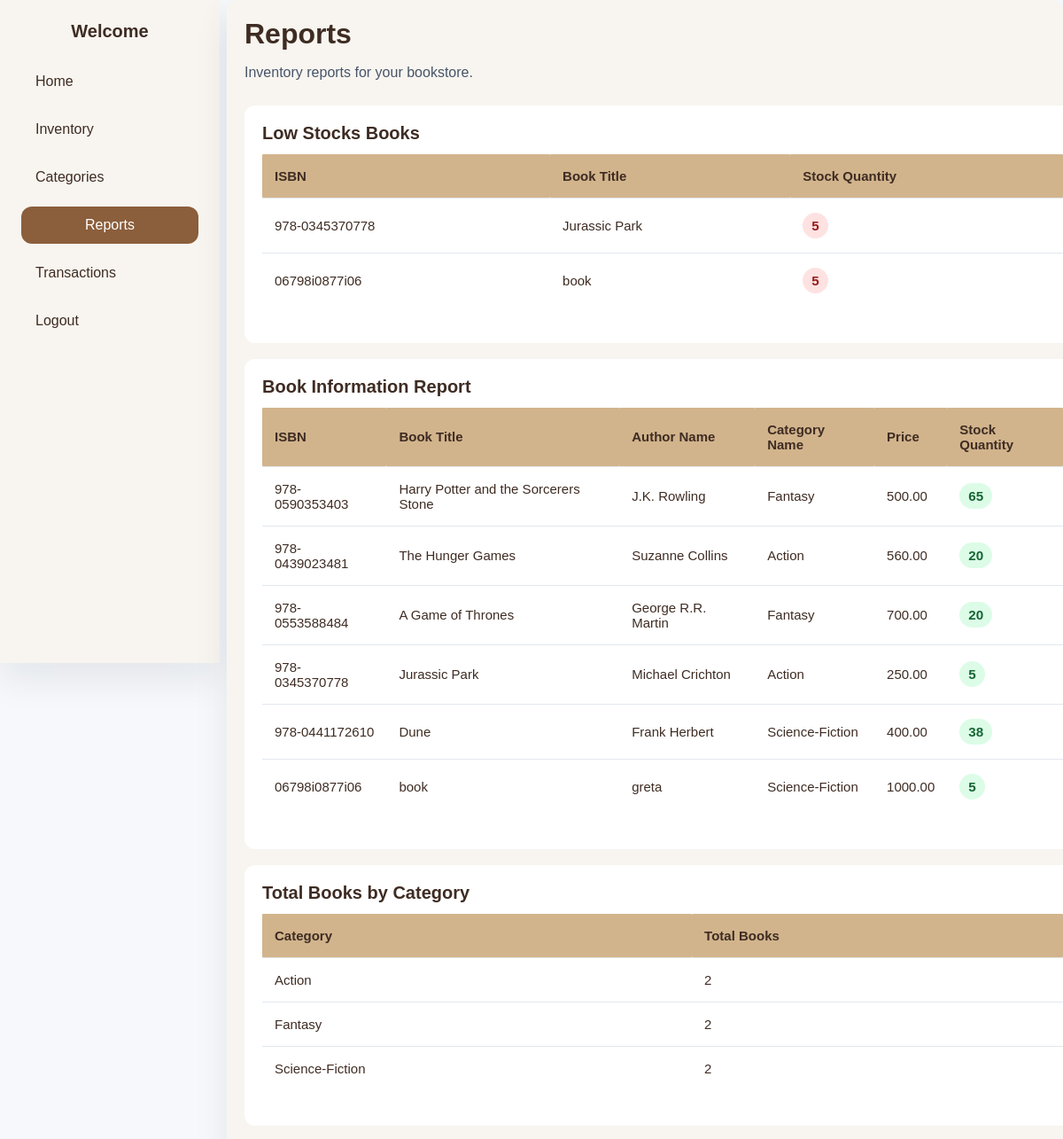
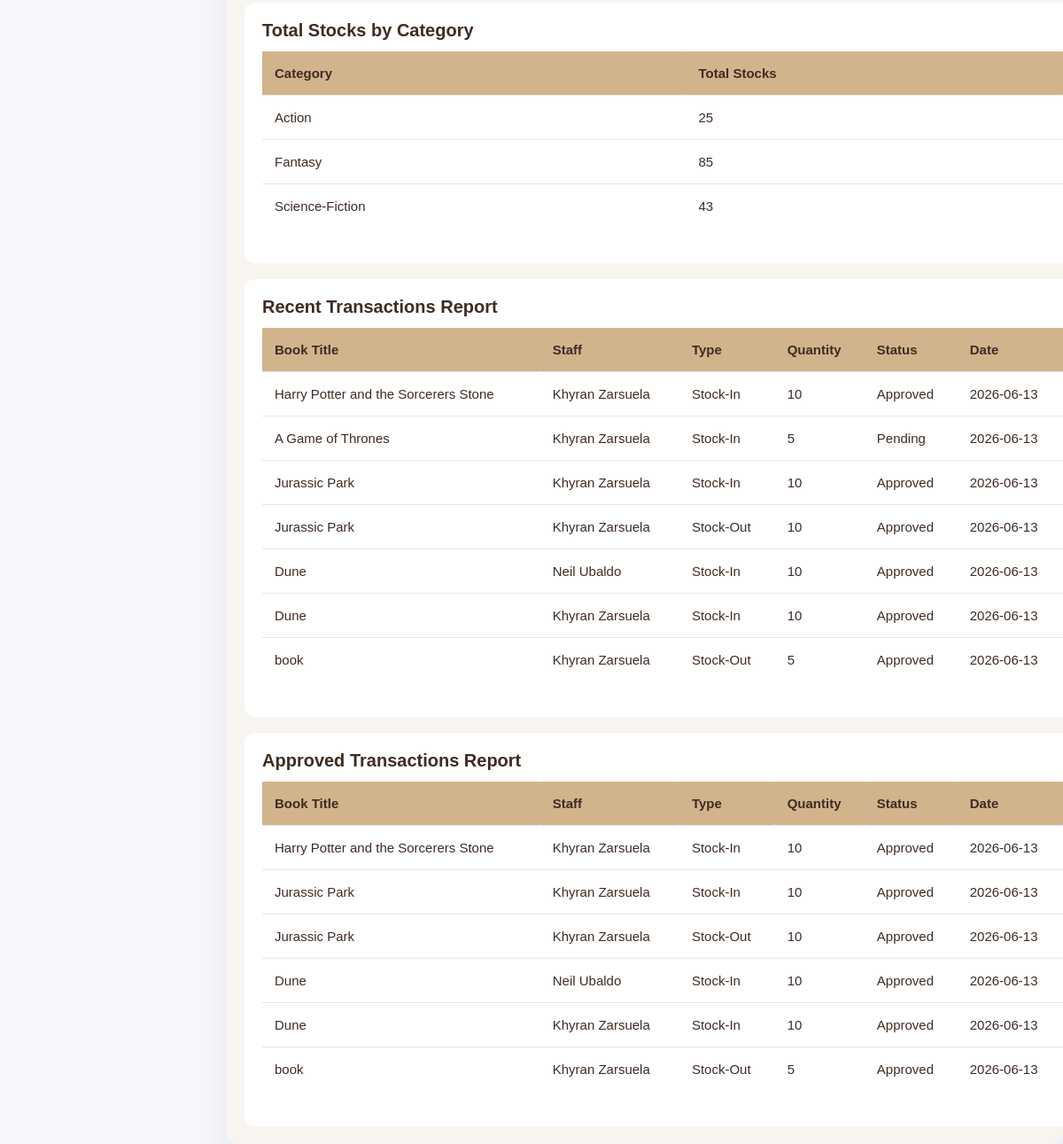
The app's page /reports.php with its own data (2 pictures, top to bottom).
### tables this page shows
CREATE TABLE `books` (
  `book_id` int(11) NOT NULL,
  `isbn` varchar(20) NOT NULL,
  `title` varchar(150) NOT NULL,
  `author_id` int(11) NOT NULL,
  `category_id` int(11) NOT NULL,
  `price` decimal(10,2) NOT NULL,
  `stock_quantity` int(11) NOT NULL
);

CREATE TABLE `authors` (
  `author_id` int(11) NOT NULL,
  `author_name` varchar(100) NOT NULL
);

CREATE TABLE `categories` (
  `category_id` int(11) NOT NULL,
  `category_name` varchar(100) NOT NULL
);

CREATE TABLE `inventory_transactions` (
  `transaction_id` int(11) NOT NULL,
  `book_id` int(11) NOT NULL,
  `user_id` int(11) NOT NULL,
  `transaction_type` enum('Stock-In','Stock-Out') NOT NULL,
  `quantity` int(11) NOT NULL,
  `status` enum('Pending','Approved','Rejected') NOT NULL,
  `transaction_date` date NOT NULL
);

CREATE TABLE `users` (
  `user_id` int(11) NOT NULL,
  `role_id` int(11) NOT NULL,
  `full_name` varchar(100) NOT NULL,
  `username` varchar(50) NOT NULL,
  `password` varchar(255) NOT NULL,
  `status` enum('Active','Inactive') NOT NULL
);

### get.php (called while the page is built, shortened)
<?php
    include "database.php";
    $queryTotalBooks = "SELECT
                        categories.category_name,
                        COUNT(books.book_id) AS total_books
                    FROM books
                    INNER JOIN categories
                    ON books.category_id = categories.category_id
                    GROUP BY categories.category_name;";
    $sqlTotalBooks = mysqli_query($connection, $queryTotalBooks);
    $queryTotalStock = "SELECT
                        categories.category_name,
                        SUM(books.stock_quantity) AS total_stock
                    FROM books
                    INNER JOIN categories
                    ON books.category_id = categories.category_id
                    GROUP BY categories.category_name;";
    $sqlTotalStock = mysqli_query($connection, $queryTotalStock);
    $queryLowStock = "SELECT isbn, title, stock_quantity FROM books WHERE stock_quantity < 10;";
    $sqlLowStock = mysqli_query($connection, $queryLowStock);
    $queryTransactions = "SELECT inventory_transactions.transaction_id, books.title, users.full_name, inventory_transactions.transaction_type, inventory_transactions.quantity, inventory_transactions.status, inventory_transactions.transaction_date
                        FROM inventory_transactions
                        INNER JOIN books ON inventory_transactions.book_id = books.book_id
                        INNER JOIN users ON inventory_transactions.user_id = users.user_id;";
    $sqlTransactions = mysqli_query($connection, $queryTransactions);
    $queryAuthorCategory = "SELECT books.isbn, books.title, authors.author_name, categories.category_name, books.price, books.stock_quantity
                        FROM books
                        INNER JOIN authors ON books.author_id = authors.author_id
                        INNER JOIN categories ON books.category_id = categories.category_id;";
    $sqlAuthorCategory = mysqli_query($connection, $queryAuthorCategory);
    $queryTransactionsA = "SELECT inventory_transactions.transaction_id, books.title, users.full_name, inventory_transactions.transaction_type, inventory_transactions.quantity, inventory_transactions.status, inventory_transactions.transaction_date
                        FROM inventory_transactions
                        INNER JOIN books ON inventory_transactions.book_id = books.book_id
                        INNER JOIN users ON inventory_transactions.user_id = users.user_id
                        WHERE inventory_transactions.status = 'Approved';";
    $sqlTransactionsA = mysqli_query($connection,$queryTransactionsA);
?>

### reports.php (the view, shortened to what this page needs)
<?php
    include "get.php";
?>
<!DOCTYPE html>
<html lang="en">
<head>
    <link rel="stylesheet" href="style3.css">
</head>
<body>
    <div class="layout">
        <aside class="sidebar">
            <div class="sidebar-header">
                <h2 style="text-align: center; color: var(--text);">Welcome</h2>
            </div>
            <nav class="sidebar-nav">
                <a href="index.php">Home</a>
                <a href="index2.php">Inventory</a>
                <a href="categories.php">Categories</a>
                <a href="#" style="background: var(--primary); color: #ffffff; text-align: center;">Reports</a>
                <a href="transactions.php">Transactions</a>
                <a href="Login.php">Logout</a>
            </nav>
        </aside>
        <div class="container">
            <h1 style="color: var(--text);">Reports</h1>
            <p>Inventory reports for your bookstore.</p>
               <div class="inventory-section">
             <table class="inventory-table">
                <h1 style="color: var(--text); font-size: 20px;">Low Stocks Books</h1>
                <thead>
                    <tr>
                        <th>ISBN</th>
                        <th>Book Title</th>
                        <th>Stock Quantity</th>
                    </tr>
                </thead>
                <tbody>
                    <?php while($results = mysqli_fetch_array($sqlLowStock)) { ?>
                    <tr>
                        <td><?php echo $results['isbn']; ?></td>
                        <td><?php echo $results['title']; ?></td>
                          <td><span class="status low-stock"><?php echo $results['stock_quantity']; ?></span></td>
                    </tr>
                    <?php } ?>
                </tbody>
            </table>
            </div>
            <br>
               <div class="inventory-section">
              <table class="inventory-table">
                <h1 style="color: var(--text); font-size: 20px;">Book Information Report</h1>
                <thead>
                    <tr>
                        <th>ISBN</th>
                        <th>Book Title</th>
                        <th>Author Name</th>
                         <th>Category Name</th>
                         <th>Price</th>
                         <th>Stock Quantity</th>
                    </tr>
                </thead>
                <tbody>
                    <?php while($results = mysqli_fetch_array($sqlAuthorCategory)) { ?>
                    <tr>
                        <td><?php echo $results['isbn']; ?></td>
                        <td><?php echo $results['title']; ?></td>
                        <td><?php echo $results['author_name']; ?></td>
                         <td><?php echo $results['category_name']; ?></td>
                          <td><?php echo $results['price']; ?></td>
                          <td><span class="status in-stock"><?php echo $results['stock_quantity']; ?></span></td>
                    </tr>
                    <?php } ?>
                </tbody>
            </table>
                </div>
            <br>
               <div class="inventory-section">
            <table class="inventory-table">
                <h1 style="color: var(--text); font-size: 20px;">Total Books by Category</h1>
                <thead>
                    <tr>
                        <th>Category</th>
                        <th>Total Books</th>
                    </tr>
                </thead>
                <tbody>
                    <?php while($results = mysqli_fetch_array($sqlTotalBooks)) { ?>
                    <tr>
                        <td><?php echo $results['category_name']; ?></td>
                        <td><?php echo $results['total_books']; ?></td>
                    </tr>
                    <?php } ?>
                </tbody>
            </table>
            </div>
            <br>
               <div class="inventory-section">
             <table class="inventory-table">
                <h1 style="color: var(--text); font-size: 20px;">Total Stocks by Category</h1>
                <thead>
                    <tr>
                        <th>Category</th>
                        <th>Total Stocks</th>
                    </tr>
                </thead>
                <tbody>
                    <?php while($results = mysqli_fetch_array($sqlTotalStock)) { ?>
                    <tr>
                        <td><?php echo $results['category_name']; ?></td>
                        <td><?php echo $results['total_stock']; ?></td>
                    </tr>
                    <?php } ?>
                </tbody>
            </table>
                </div>
                <br>
                   <div class="inventory-section">
                 <table class="inventory-table">
                <h1 style="color: var(--text); font-size: 20px;">Recent Transactions Report</h1>
                <thead>
                    <tr>
                        <th>Book Title</th>
                        <th>Staff</th>
                        <th>Type</th>
                        <th>Quantity</th>
                         <th>Status</th>
                        <th>Date</th>
                    </tr>
                </thead>
                <tbody>
                    <?php while($results = mysqli_fetch_array($sqlTransactions)) { ?>
                    <tr>
                        <td><?php echo $results['title']; ?></td>
                        <td><?php echo $results['full_name']; ?></td>
                        <td><?php echo $results['transaction_type']; ?></td>
                        <td><?php echo $results['quantity']; ?></td>
                         <td><?php echo $results['status']; ?></td>
                        <td><?php echo $results['transaction_date']; ?></td>
                    </tr>
                    <?php } ?>
                </tbody>
            </table>
        </div>
        <br>
         <div class="inventory-section">
                 <table class="inventory-table">
                <h1 style="color: var(--text); font-size: 20px;">Approved Transactions Report</h1>
                <thead>
                    <tr>
                        <th>Book Title</th>
                        <th>Staff</th>
                        <th>Type</th>
                        <th>Quantity</th>
                        <th>Status</th>
                        <th>Date</th>
                    </tr>
                </thead>
                <tbody>
                    <?php while($results = mysqli_fetch_array($sqlTransactionsA)) { ?>
                    <tr>
                        <td><?php echo $results['title']; ?></td>
                        <td><?php echo $results['full_name']; ?></td>
                        <td><?php echo $results['transaction_type']; ?></td>
                        <td><?php echo $results['quantity']; ?></td>
                         <td><?php echo $results['status']; ?></td>
                        <td><?php echo $results['transaction_date']; ?></td>
                    </tr>
                    <?php } ?>
                </tbody>
            </table>
        </div>
        </div>
    </div>
</body>
</html>

### style3.css (style rules this page uses)
body { font-family: Arial, sans-serif; margin: 0; background-color: #f6f8fb; color: #1d2939; }
:root { --primary: #8B5E3C; --secondary: #D2B48C; --background: #F8F5F0; --card: #FFFFFF; --text: #3E2C23; --hover: #A47149; --border: #E5DDD3; }
.layout { display: flex; flex-direction: row; flex-wrap: nowrap; justify-content: flex-start; align-items: stretch; align-content: stretch; gap: 8px; }
.sidebar { height: 700px; width: 200px; padding: 24px; background-color: var(--background); box-shadow: 0 18px 40px rgba(15, 23, 42, 0.08); top: 20px; align-self: flex-start; }
.sidebar-header { display: flex; flex-direction: column; gap: 16px; margin-bottom: 24px; }
.sidebar-header h2 { margin: 0; font-size: 1.25rem; color: #0f172a; }
.sidebar-nav { display: flex; flex-direction: column; gap: 12px; }
.sidebar-nav a { display: block; padding: 12px 16px; border-radius: 12px; text-decoration: none; color: var(--text); background-color: var(--background); transition: background-color 0.2s ease, transform 0.2s ease; }
.container { width: auto; flex: 2; padding: 20px; background: var(--background); border-radius: 12px; box-shadow: 0 18px 40px rgba(15, 23, 42, 0.08); }
h1 { margin: 0 0 12px; font-size: 2rem; }
p { margin: 0 0 24px; color: #475569; line-height: 1.6; }
.inventory-table { font-size: 15px; width: 100%; border-collapse: collapse; margin-bottom: 20px; }
.inventory-table th, .inventory-table td { padding: 16px 14px; text-align: left; border-bottom: 1px solid #e2e8f0; color: var(--text); }
.inventory-table th { background: var(--secondary); font-weight: 700; border-radius: 1px; }
.inventory-table tbody tr:last-child td { border-bottom: none; }
.status { display: inline-flex; align-items: center; gap: 8px; padding: 6px 10px; border-radius: 999px; font-size: 0.95rem; font-weight: 600; color: #0f172a; background: #e2e8f0; }
.status.low-stock { background: #fee2e2; color: #991b1b; }
.status.in-stock { background: #dcfce7; color: #166534; }
.inventory-section { border-radius: 12px; background: var(--card); width: 100%; max-width: 925px; padding:20px; animation: it 0.5s ease; }

### records on screen
books: isbn "978-0345370778", title "Jurassic Park", stock_quantity "5", author.author_name "Michael Crichton", category.category_name "Action", price "250.00"
books: isbn "06798i0877i06", title "book", stock_quantity "5", author.author_name "greta", category.category_name "Science-Fiction", price "1000.00"
books: isbn "978-0590353403", title "Harry Potter and the Sorcerers Stone", author.author_name "J.K. Rowling", category.category_name "Fantasy", price "500.00", stock_quantity "65"
books: isbn "978-0439023481", title "The Hunger Games", author.author_name "Suzanne Collins", category.category_name "Action", price "560.00", stock_quantity "20"
books: isbn "978-0553588484", title "A Game of Thrones", author.author_name "George R.R. Martin", category.category_name "Fantasy", price "700.00", stock_quantity "20"
books: isbn "978-0441172610", title "Dune", author.author_name "Frank Herbert", category.category_name "Science-Fiction", price "400.00", stock_quantity "38"
inventory_transactions: book.title "Harry Potter and the Sorcerers Stone", user.full_name "Khyran Zarsuela", transaction_type "Stock-In", quantity "10", status "Approved", transaction_date "2026-06-13"
inventory_transactions: book.title "A Game of Thrones", user.full_name "Khyran Zarsuela", transaction_type "Stock-In", quantity "5", status "Pending", transaction_date "2026-06-13"
inventory_transactions: book.title "Jurassic Park", user.full_name "Khyran Zarsuela", transaction_type "Stock-In", quantity "10", status "Approved", transaction_date "2026-06-13"
inventory_transactions: book.title "Jurassic Park", user.full_name "Khyran Zarsuela", transaction_type "Stock-Out", quantity "10", status "Approved", transaction_date "2026-06-13"
inventory_transactions: book.title "Dune", user.full_name "Neil Ubaldo", transaction_type "Stock-In", quantity "10", status "Approved", transaction_date "2026-06-13"
inventory_transactions: book.title "Dune", user.full_name "Khyran Zarsuela", transaction_type "Stock-In", quantity "10", status "Approved", transaction_date "2026-06-13"
inventory_transactions: book.title "book", user.full_name "Khyran Zarsuela", transaction_type "Stock-Out", quantity "5", status "Approved", transaction_date "2026-06-13"

### other values on screen
$results['category_name'] "Action"
$results['total_books'] "2"
$results['category_name'] "Fantasy"
$results['category_name'] "Science-Fiction"
$results['total_stock'] "25"
$results['total_stock'] "85"
$results['total_stock'] "43"
